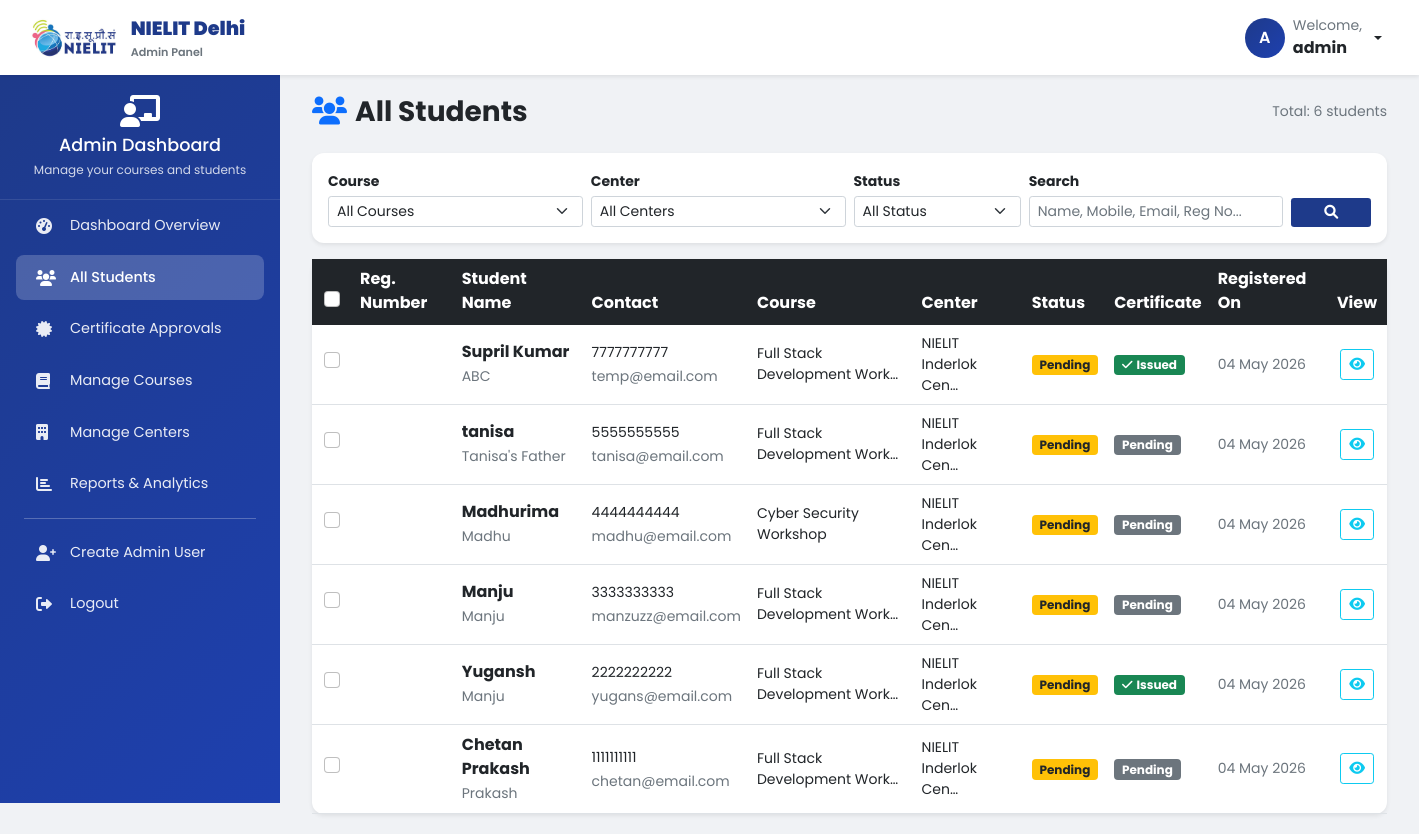
Before: /dashboard/students/ (signed in) with the older database file.
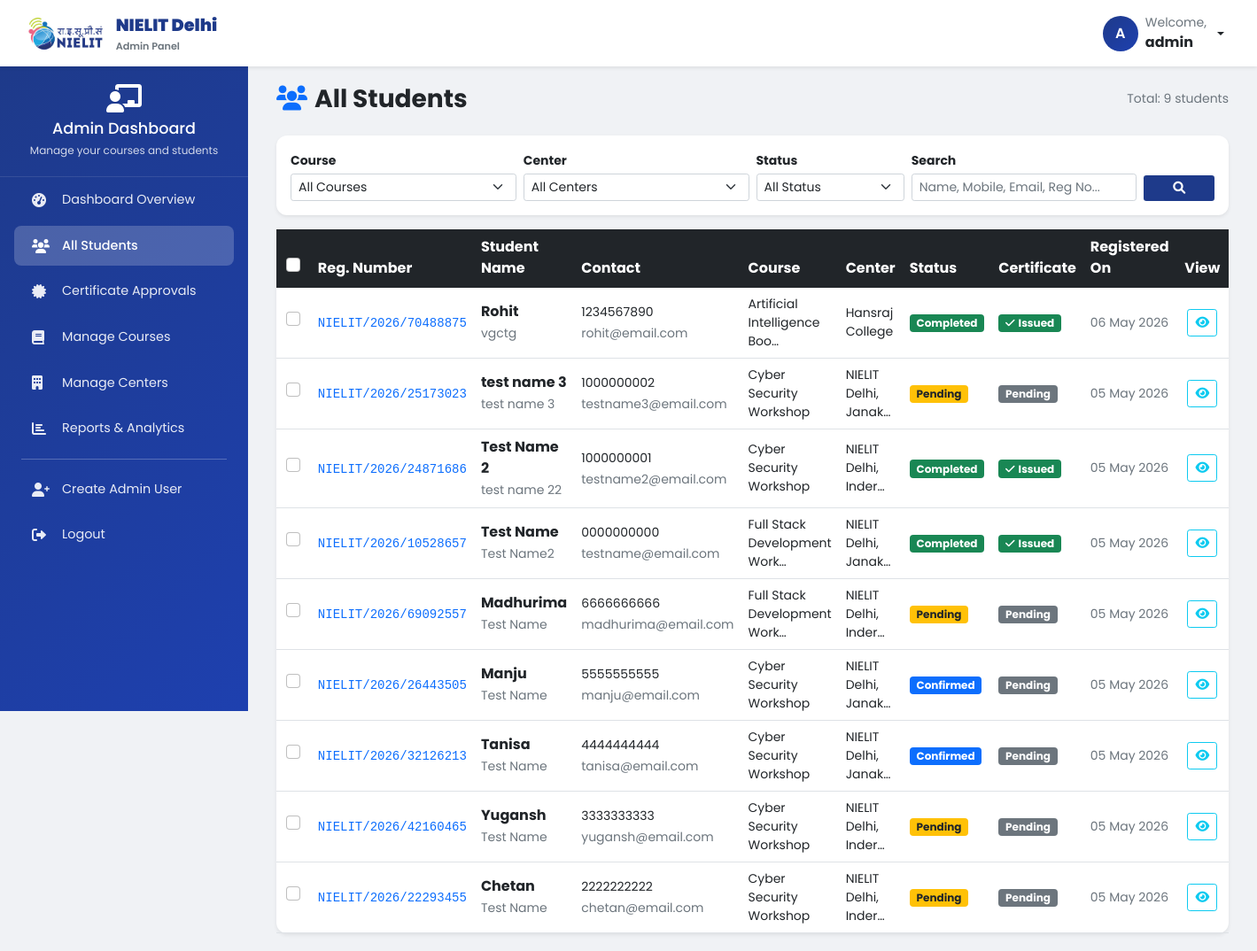
After: the same page with the newer database file.
### registration/models.py (models this page shows, shortened)
class Student(models.Model):
    CATEGORY_CHOICES = [
        ('general', 'General'),
        ('sc', 'SC'),
        ('st', 'ST'),
        ('ews', 'EWS'),
        ('obc', 'OBC'),
    ]
    STATUS_CHOICES = [
        ('pending', 'Pending'),
        ('confirmed', 'Confirmed'),
        ('cancelled', 'Cancelled'),
        ('completed', 'Completed'),
    ]
    id = models.UUIDField(primary_key=True, default=uuid.uuid4, editable=False)
    name = models.CharField(max_length=200)
    mobile_number = models.CharField(max_length=10, validators=[
        RegexValidator(r'^\d{10}$', 'Enter a valid 10-digit mobile number')
    ])
    date_of_birth = models.DateField()
    category = models.CharField(max_length=20, choices=CATEGORY_CHOICES, default='general')
    email_id = models.EmailField()
    father_name = models.CharField(max_length=200)
    course_enrolled = models.ForeignKey(Course, on_delete=models.CASCADE, related_name='students')
    preferred_centre = models.ForeignKey(Centre, on_delete=models.CASCADE, related_name='students')
    is_approved = models.BooleanField(default=False)
    registration_date = models.DateTimeField(auto_now_add=True)
    registration_number = models.CharField(max_length=50, unique=True, blank=True)
    status = models.CharField(max_length=20, choices=STATUS_CHOICES, default='pending')
    updated_at = models.DateTimeField(auto_now=True)
    class Meta:
        unique_together = [['email_id', 'course_enrolled']]
        indexes = [
            models.Index(fields=['email_id', 'course_enrolled']),
            models.Index(fields=['mobile_number', 'course_enrolled']),
            models.Index(fields=['registration_number']),
        ]
        ordering = ['-registration_date']

### course/models.py (models this page shows, shortened)
class Course(models.Model):
    STATUS_CHOICES = [
        ('active', 'Active'),
        ('inactive', 'Inactive'),
        ('ongoing', 'Ongoing'),
        ('open', 'Open for Registration'),
        ('closed', 'Registration Closed'),
        ('completed', 'Completed'),
    ]
    MODE_CHOICES = [
        ('online', 'Online'),
        ('offline', 'Offline'),
        ('hybrid', 'Hybrid'),
    ]
    COURSE_TYPE_CHOICES = [
        ('regular', 'Regular Course (Multiple Days/Weeks)'),
        ('workshop', 'Single Day Workshop/Event'),
        ('seminar', 'Seminar'),
        ('webinar', 'Webinar'),
    ]
    id = models.UUIDField(primary_key=True, default=uuid.uuid4, editable=False)
    course_name = models.CharField(max_length=200)
    course_desc = models.TextField()
    slug = models.SlugField(max_length=200, unique=True, null=True, blank=True)
    course_duration = models.CharField(max_length=100, blank=True, null=True, help_text="e.g., 3 months, 6 weeks (for regular courses)")
    course_type = models.CharField(max_length=20, choices=COURSE_TYPE_CHOICES, default='regular')
    course_status = models.CharField(max_length=20, choices=STATUS_CHOICES, default='open')
    course_fees = models.DecimalField(max_digits=10, decimal_places=2, default=0, null=True, blank=True)
    is_free = models.BooleanField(default=False, null=True, blank=True)
    start_date = models.DateField(null=True, blank=True)
    end_date = models.DateField(null=True, blank=True)
    event_date = models.DateField(null=True, blank=True, help_text="For single day events/workshops")
    registration_deadline = models.DateField(null=True, blank=True)
    image = models.ImageField(upload_to=course_image_upload_path, blank=True, null=True)
    syllabus_file = models.FileField(upload_to=course_syllabus_upload_path, blank=True, null=True)
    modules_info = models.TextField(blank=True, null=True, help_text="Enter module details, topics covered, syllabus structure")
    prerequisites = models.TextField(blank=True, null=True)
    learning_outcomes = models.TextField(blank=True, null=True)
    mode = models.CharField(max_length=20, null=True, blank=True, choices=MODE_CHOICES, default='offline')
    max_seats = models.PositiveIntegerField(default=30, null=True, blank=True)
    available_centres = models.ManyToManyField(Centre, blank=True, related_name='available_courses',
                                                help_text="Select centres where this course is offered")
    is_active = models.BooleanField(default=True)
    is_featured = models.BooleanField(default=False)
    created_at = models.DateTimeField(auto_now_add=True)
    updated_at = models.DateTimeField(auto_now=True)
    class Meta:
        ordering = ['-created_at']

class Centre(models.Model):
    id = models.UUIDField(primary_key=True, default=uuid.uuid4, editable=False)
    centre_name = models.CharField(max_length=200)
    centre_address = models.TextField()
    centre_contact = models.CharField(max_length=15)
    centre_email = models.EmailField()
    centre_desc = models.TextField(blank=True)
    created_at = models.DateTimeField(auto_now_add=True)
    class Meta:
        ordering = ['centre_name']

### dashboard/views.py (the view, shortened to what this page needs)
# urls.py: path('students/', views.students_list, name='students_list'),
@user_passes_test(is_admin)
def students_list(request):
    students = Student.objects.select_related('course_enrolled', 'preferred_centre').all()
    course_filter = request.GET.get('course')
    center_filter = request.GET.get('center')
    status_filter = request.GET.get('status')
    search_query = request.GET.get('search')
    if course_filter and course_filter != '':
        students = students.filter(course_enrolled_id=course_filter)
    if center_filter and center_filter != '':
        students = students.filter(preferred_centre_id=center_filter)
    if status_filter and status_filter != '':
        students = students.filter(status=status_filter)
    paginator = Paginator(students, 20)
    page_number = request.GET.get('page')
    page_obj = paginator.get_page(page_number)
    courses = Course.objects.all()
    centres = Centre.objects.all()
    context = {
        'page_obj': page_obj,
        'courses': courses,
        'centres': centres,
        'selected_course': course_filter,
        'selected_center': center_filter,
        'selected_status': status_filter,
        'search_query': search_query,
    }
    return render(request, 'dashboard/students_list.html', context)

### dashboard/views.py (called while the page is built)
def is_admin(user):
    return user.is_authenticated and user.is_staff

### dashboard/templates/dashboard/students_list.html (shortened to what the changed rows need)
{% extends 'dashboard/base_dashboard.html' %}
{% block dashboard_content %}
<div class="container-fluid">
    <div class="d-flex justify-content-between align-items-center mb-4">
        <h1 class="h3 fw-bold text-dark mb-0">
            <i class="fas fa-users text-primary me-2"></i>All Students
        </h1>
        <div class="text-muted small">Total: {{ page_obj.paginator.count }} students</div>
    </div>
    <div class="card shadow-sm">
        <div class="card-body p-0">
            <div class="table-responsive">
                <table class="table table-hover align-middle mb-0" id="studentsTable">
                    <thead class="table-dark">
                        <tr>
                            <th width="40" class="text-center">
                                <input type="checkbox" id="selectAll" class="form-check-input mt-0" title="Select all">
                            </th>
                            <th>Reg. Number</th>
                            <th>Student Name</th>
                            <th>Contact</th>
                            <th>Course</th>
                            <th>Center</th>
                            <th>Status</th>
                            <th>Certificate</th>
                            <th>Registered On</th>
                            <th width="60" class="text-center">View</th>
                        </tr>
                    </thead>
                    <tbody>
                        {% for student in page_obj %}
                        <tr class="student-row" data-id="{{ student.id }}">
                            <td class="text-center">
                                <input type="checkbox"
                                       class="form-check-input mt-0 student-checkbox"
                                       value="{{ student.id }}">
                            </td>
                            <td>
                                <a href="{% url 'dashboard:student_detail' student.id %}"
                                   class="text-decoration-none fw-semibold text-primary font-monospace small">
                                    {{ student.registration_number }}
                                </a>
                            </td>
                            <td>
                                <a href="{% url 'dashboard:student_detail' student.id %}"
                                   class="text-decoration-none text-dark fw-bold">
                                    {{ student.name }}
                                </a><br>
                                <small class="text-muted">{{ student.father_name }}</small>
                            </td>
                            <td>
                                <span class="small">{{ student.mobile_number }}</span><br>
                                <small class="text-muted">{{ student.email_id|truncatechars:22 }}</small>
                            </td>
                            <td class="small">{{ student.course_enrolled.course_name|truncatechars:28 }}</td>
                            <td class="small">{{ student.preferred_centre.centre_name|truncatechars:20 }}</td>
                            <td>
                                {% if student.status == 'pending' %}
                                    <span class="badge bg-warning text-dark">Pending</span>
                                {% elif student.status == 'confirmed' %}
                                    <span class="badge bg-primary">Confirmed</span>
                                {% elif student.status == 'completed' %}
                                    <span class="badge bg-success">Completed</span>
                                {% elif student.status == 'cancelled' %}
                                    <span class="badge bg-danger">Cancelled</span>
                                {% else %}
                                    <span class="badge bg-secondary">{{ student.status }}</span>
                                {% endif %}
                            </td>
                            <td>
                                {% if student.is_approved %}
                                    <span class="badge bg-success"><i class="fas fa-check me-1"></i>Issued</span>
                                {% else %}
                                    <span class="badge bg-secondary">Pending</span>
                                {% endif %}
                            </td>
                            <td class="small text-muted">{{ student.registration_date|date:"d M Y" }}</td>
                            <td class="text-center">
                                <a href="{% url 'dashboard:student_detail' student.id %}"
                                   class="btn btn-sm btn-outline-info" title="View Details">
                                    <i class="fas fa-eye"></i>
                                </a>
                            </td>
                        </tr>
                        {% endfor %}
                    </tbody>
                </table>
            </div>
        </div>
    </div>
</div>
{% endblock %}

Changed rows visible on the page:
removed Student: name "Supril Kumar", father_name "ABC", mobile_number "7777777777", email_id "temp@email.com", course_enrolled.course_name "Full Stack Development Work…", preferred_centre.centre_name "NIELIT Inderlok Cen…", status "Pending", is_approved True (drawn), registration_date "04 May 2026"
removed Student: name "tanisa", father_name "Tanisa's Father", mobile_number "5555555555", email_id "tanisa@email.com", course_enrolled.course_name "Full Stack Development Work…", preferred_centre.centre_name "NIELIT Inderlok Cen…", status "Pending", is_approved "Pending", registration_date "04 May 2026"
removed Student: name "Madhurima", father_name "Madhu", mobile_number "4444444444", email_id "madhu@email.com", course_enrolled.course_name "Cyber Security Workshop", preferred_centre.centre_name "NIELIT Inderlok Cen…", status "Pending", is_approved "Pending", registration_date "04 May 2026"
removed Student: name "Manju", father_name "Manju", mobile_number "3333333333", email_id "manzuzz@email.com", course_enrolled.course_name "Full Stack Development Work…", preferred_centre.centre_name "NIELIT Inderlok Cen…", status "Pending", is_approved "Pending", registration_date "04 May 2026"
removed Student: name "Yugansh", father_name "Manju", mobile_number "2222222222", email_id "yugans@email.com", course_enrolled.course_name "Full Stack Development Work…", preferred_centre.centre_name "NIELIT Inderlok Cen…", status "Pending", is_approved True (drawn), registration_date "04 May 2026"
removed Student: name "Chetan Prakash", father_name "Prakash", mobile_number "1111111111", email_id "chetan@email.com", course_enrolled.course_name "Full Stack Development Work…", preferred_centre.centre_name "NIELIT Inderlok Cen…", status "Pending", is_approved "Pending", registration_date "04 May 2026"
added Student: registration_number "NIELIT/2026/70488875", name "Rohit", father_name "vgctg", mobile_number "1234567890", email_id "rohit@email.com", course_enrolled.course_name "Artificial Intelligence Boo…", preferred_centre.centre_name "Hansraj College", status "Completed", is_approved True (drawn), registration_date "06 May 2026"
added Student: registration_number "NIELIT/2026/25173023", name "test name 3", father_name "test name 3", mobile_number "1000000002", email_id "testname3@email.com", course_enrolled.course_name "Cyber Security Workshop", preferred_centre.centre_name "NIELIT Delhi, Janak…", status "Pending", is_approved "Pending", registration_date "05 May 2026"
added Student: registration_number "NIELIT/2026/24871686", name "Test Name 2", father_name "test name 22", mobile_number "1000000001", email_id "testname2@email.com", course_enrolled.course_name "Cyber Security Workshop", preferred_centre.centre_name "NIELIT Delhi, Inder…", status "Completed", is_approved True (drawn), registration_date "05 May 2026"
added Student: registration_number "NIELIT/2026/10528657", name "Test Name", father_name "Test Name2", mobile_number "0000000000", email_id "testname@email.com", course_enrolled.course_name "Full Stack Development Work…", preferred_centre.centre_name "NIELIT Delhi, Janak…", status "Completed", is_approved True (drawn), registration_date "05 May 2026"
added Student: registration_number "NIELIT/2026/69092557", name "Madhurima", father_name "Test Name", mobile_number "6666666666", email_id "madhurima@email.com", course_enrolled.course_name "Full Stack Development Work…", preferred_centre.centre_name "NIELIT Delhi, Inder…", status "Pending", is_approved "Pending", registration_date "05 May 2026"
added Student: registration_number "NIELIT/2026/26443505", name "Manju", father_name "Test Name", mobile_number "5555555555", email_id "manju@email.com", course_enrolled.course_name "Cyber Security Workshop", preferred_centre.centre_name "NIELIT Delhi, Janak…", status "Confirmed", is_approved "Pending", registration_date "05 May 2026"
added Student: registration_number "NIELIT/2026/32126213", name "Tanisa", father_name "Test Name", mobile_number "4444444444", email_id "tanisa@email.com", course_enrolled.course_name "Cyber Security Workshop", preferred_centre.centre_name "NIELIT Delhi, Janak…", status "Confirmed", is_approved "Pending", registration_date "05 May 2026"
added Student: registration_number "NIELIT/2026/42160465", name "Yugansh", father_name "Test Name", mobile_number "3333333333", email_id "yugansh@email.com", course_enrolled.course_name "Cyber Security Workshop", preferred_centre.centre_name "NIELIT Delhi, Inder…", status "Pending", is_approved "Pending", registration_date "05 May 2026"
added Student: registration_number "NIELIT/2026/22293455", name "Chetan", father_name "Test Name", mobile_number "2222222222", email_id "chetan@email.com", course_enrolled.course_name "Cyber Security Workshop", preferred_centre.centre_name "NIELIT Delhi, Inder…", status "Pending", is_approved "Pending", registration_date "05 May 2026"
Other visible differences:
{{ page_obj.paginator.count }}: "6" → "9"
